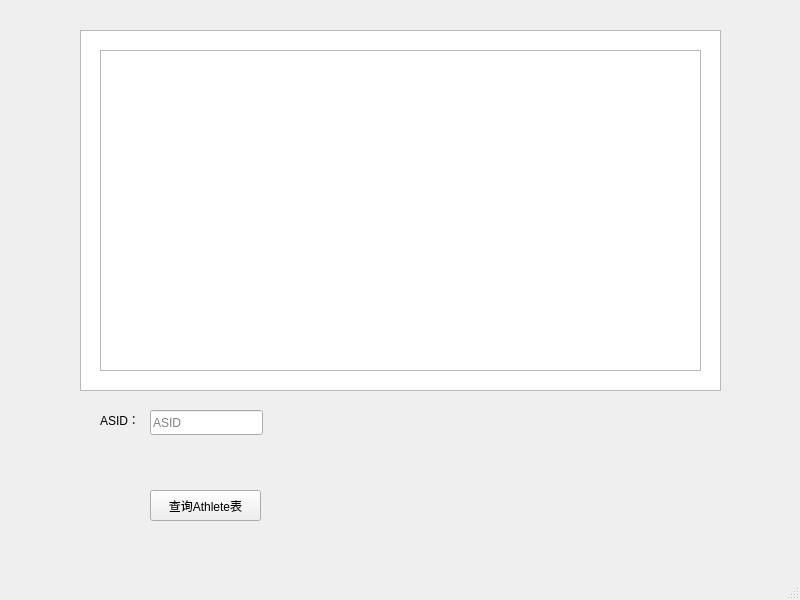
<?xml version="1.0" encoding="UTF-8"?>
<ui version="4.0">
 <class>Page</class>
 <widget class="QMainWindow" name="Page">
  <property name="geometry">
   <rect>
    <x>0</x>
    <y>0</y>
    <width>800</width>
    <height>600</height>
   </rect>
  </property>
  <property name="windowTitle">
   <string>MainWindow</string>
  </property>
  <widget class="QWidget" name="centralwidget">
   <widget class="QLineEdit" name="lineEdit">
    <property name="geometry">
     <rect>
      <x>150</x>
      <y>410</y>
      <width>113</width>
      <height>25</height>
     </rect>
    </property>
    <property name="text">
     <string/>
    </property>
    <property name="placeholderText">
     <string>ASID</string>
    </property>
   </widget>
   <widget class="QLabel" name="label">
    <property name="geometry">
     <rect>
      <x>100</x>
      <y>410</y>
      <width>69</width>
      <height>19</height>
     </rect>
    </property>
    <property name="text">
     <string>ASID：</string>
    </property>
   </widget>
   <widget class="QPushButton" name="pushButton">
    <property name="geometry">
     <rect>
      <x>150</x>
      <y>490</y>
      <width>111</width>
      <height>31</height>
     </rect>
    </property>
    <property name="text">
     <string>查询Athlete表</string>
    </property>
   </widget>
   <widget class="QPlainTextEdit" name="plainTextEdit">
    <property name="geometry">
     <rect>
      <x>80</x>
      <y>30</y>
      <width>641</width>
      <height>361</height>
     </rect>
    </property>
   </widget>
   <widget class="QTextBrowser" name="textBrowser">
    <property name="geometry">
     <rect>
      <x>100</x>
      <y>50</y>
      <width>601</width>
      <height>321</height>
     </rect>
    </property>
   </widget>
  </widget>
  <widget class="QMenuBar" name="menubar">
   <property name="geometry">
    <rect>
     <x>0</x>
     <y>0</y>
     <width>800</width>
     <height>25</height>
    </rect>
   </property>
  </widget>
  <widget class="QStatusBar" name="statusbar"/>
 </widget>
 <resources/>
 <connections>
  <connection>
   <sender>pushButton</sender>
   <signal>clicked()</signal>
   <receiver>Page</receiver>
   <slot>FindAthleteByASID()</slot>
   <hints>
    <hint type="sourcelabel">
     <x>204</x>
     <y>533</y>
    </hint>
    <hint type="destinationlabel">
     <x>211</x>
     <y>558</y>
    </hint>
   </hints>
  </connection>
 </connections>
 <slots>
  <slot>FindAthleteByASID()</slot>
 </slots>
</ui>
